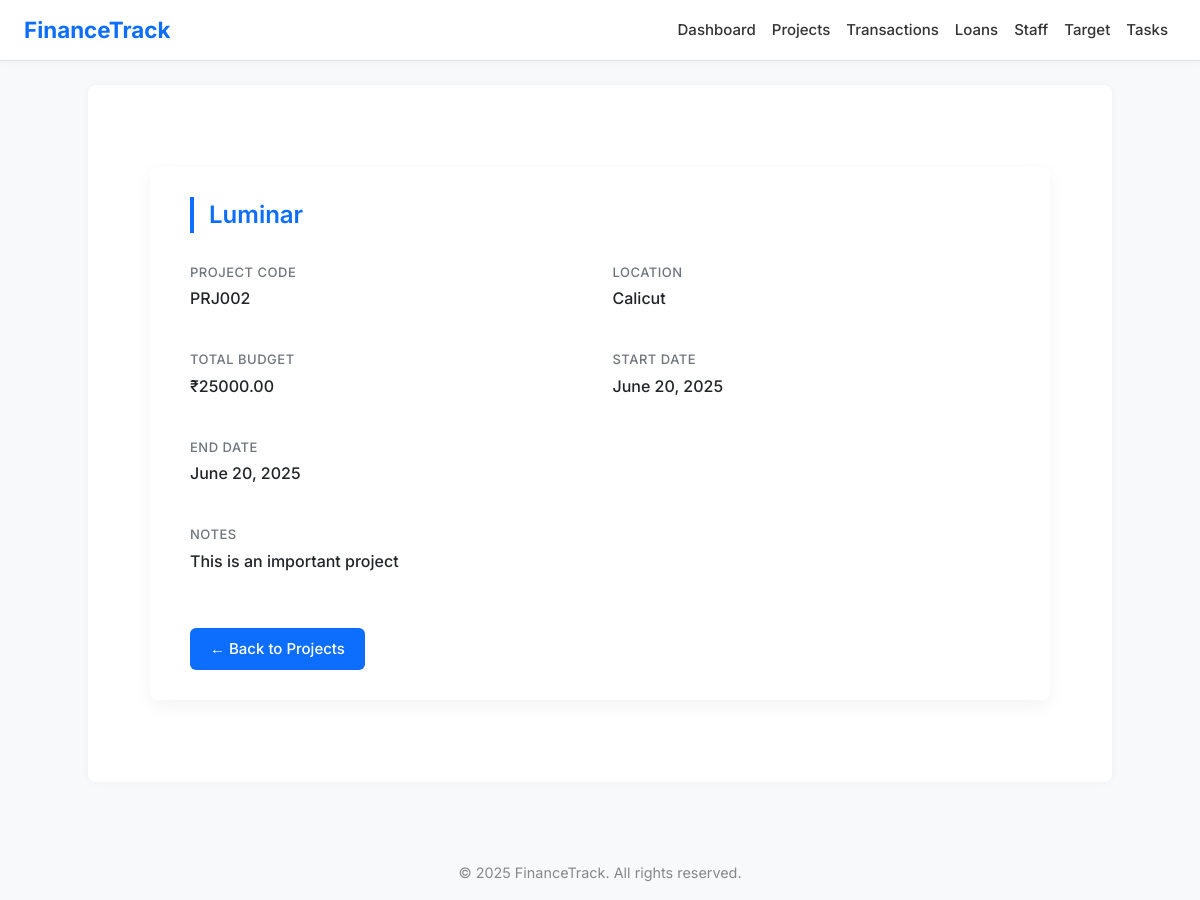
The app's page /projects/12/ with its own data.
### app1/models.py (models this page shows, shortened)
class Project(models.Model):
    code = models.CharField(max_length=20)
    name = models.CharField(max_length=100)
    location = models.CharField(max_length=100)
    total_budget = models.DecimalField(max_digits=12, decimal_places=2)
    start_date = models.DateField()
    end_date = models.DateField()
    notes = models.TextField(blank=True, null=True)

### app1/views.py (the view)
# urls.py: path('projects/<int:pk>/', views.project_detail_view, name='project-detail'),
def project_detail_view(request, pk):
    project = get_object_or_404(Project, pk=pk)
    return render(request, 'project_detail.html', {'project': project})

### templates/project_detail.html (shortened to what this page needs)
{% extends 'base.html' %}
{% block content %}
<div class="project-wrapper">
  <div class="project-title">{{ project.name }}</div>
  <div class="info-grid">
    <div class="info-item">
      <div class="label">Project Code</div>
      <div class="value">{{ project.code }}</div>
    </div>
    <div class="info-item">
      <div class="label">Location</div>
      <div class="value">{{ project.location }}</div>
    </div>
    <div class="info-item">
      <div class="label">Total Budget</div>
      <div class="value">₹{{ project.total_budget|floatformat:2 }}</div>
    </div>
    <div class="info-item">
      <div class="label">Start Date</div>
      <div class="value">{{ project.start_date }}</div>
    </div>
    <div class="info-item">
      <div class="label">End Date</div>
      <div class="value">{{ project.end_date }}</div>
    </div>
    <div class="info-item" style="grid-column: span 2;">
      <div class="label">Notes</div>
      <div class="value">{{ project.notes|default:"N/A" }}</div>
    </div>
  </div>
  <a href="{% url 'project_list' %}" class="back-btn">← Back to Projects</a>
</div>
{% endblock %}

### templates/base.html (style rules this page uses)
body { background-color: #f9fafb; font-family: 'Segoe UI', sans-serif; }

### templates/project_detail.html (style rules this page uses)
body { background-color: #f8f9fa; font-family: 'Inter', sans-serif; font-size: 15px; color: #212529; }
.project-wrapper { max-width: 900px; margin: 50px auto; padding: 30px 40px; background-color: #ffffff; border-radius: 8px; box-shadow: 0px 6px 18px rgba(0, 0, 0, 0.05); }
.project-title { font-size: 24px; font-weight: 600; margin-bottom: 30px; border-left: 4px solid #0d6efd; padding-left: 15px; color: #0d6efd; }
.info-grid { display: grid; grid-template-columns: 1fr 1fr; gap: 25px; }
.info-item { margin-bottom: 15px; }
.label { font-weight: 500; color: #6c757d; font-size: 13px; margin-bottom: 4px; text-transform: uppercase; letter-spacing: 0.5px; }
.value { font-size: 16px; font-weight: 500; color: #212529; }
.back-btn { margin-top: 40px; display: inline-block; background-color: #0d6efd; color: #ffffff; padding: 10px 20px; border-radius: 6px; font-weight: 500; text-decoration: none; transition: background 0.3s; }

### records on screen
Project: name "Luminar", code "PRJ002", location "Calicut", total_budget "25000.00", start_date "June 20, 2025", end_date "June 20, 2025", notes "This is an important project"

### other values on screen
{{ year|default:"2025" }} "2025"
